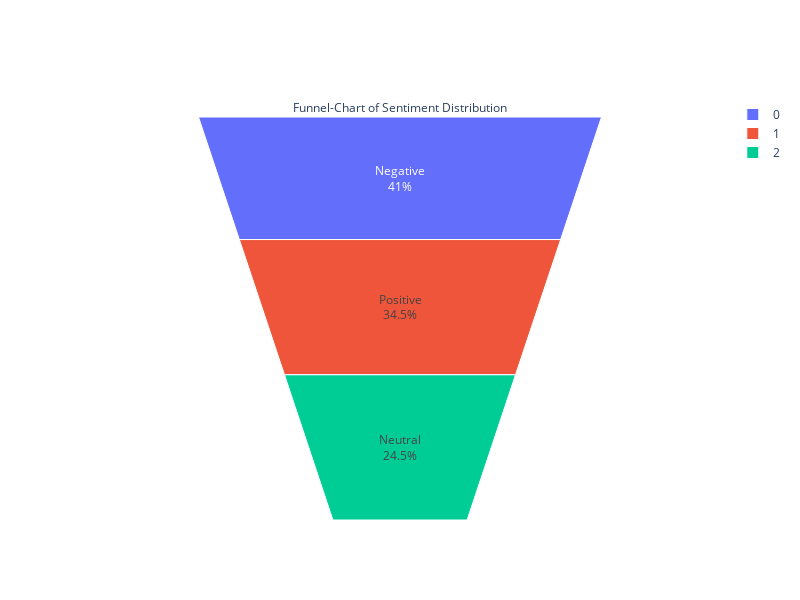

Source (notebook cell):
### Code cell
from plotly import graph_objs as go

fig = go.Figure(go.Funnelarea(
    text =temp.Text_sentiment_x,
    values = temp.Text_x,
    title = {"position": "top center", "text": "Funnel-Chart of Sentiment Distribution"}
 ))

fig.update_layout(width=800,   height=600  )
fig.show()

### Figure 1 — Plotly figure (JSON) as saved in the notebook; plotly's stock layout.template omitted (floating-point values rounded to 4 significant figures)
{"data": [{"text": ["Negative", "Positive", "Neutral"], "title": {"position": "top center", "text": "Funnel-Chart of Sentiment Distribution"}, "type": "funnelarea", "values": [82, 69, 49]}], "layout": {"height": 600, "width": 800}}
